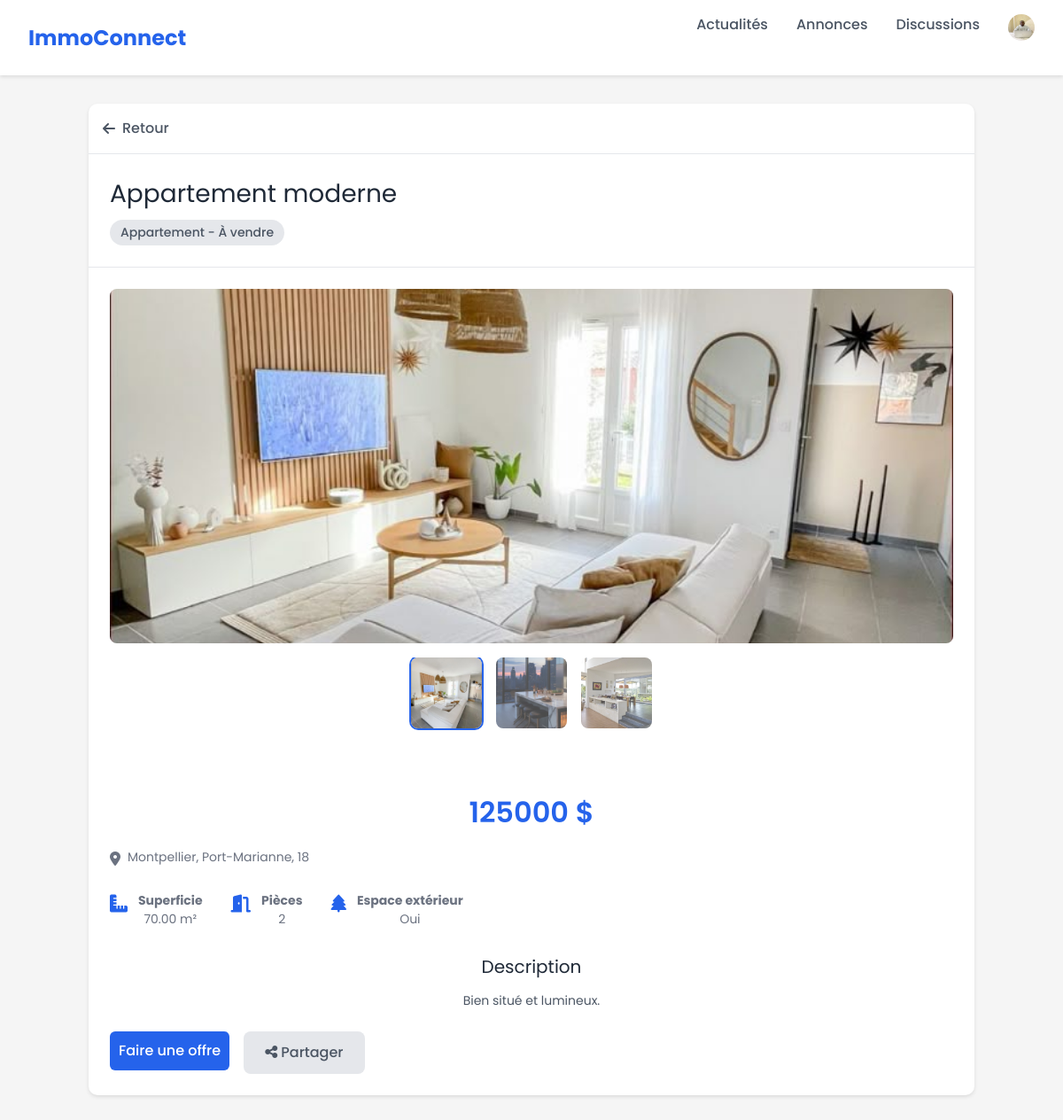
The app's page /listing/11/ (signed in) with its own data.
### authentification/models.py (models this page shows)
class User(AbstractUser):
    profile_photo = models.ImageField(blank=True, null=True, upload_to='profile_images/')
    phone_number = models.CharField(max_length=10, blank=True, null=True)

### hzone_app/models.py (models this page shows)
class Listing(models.Model):
    TRANSACTION_CHOICES = [
        ('vente', 'Vente'),
        ('location', 'Location'),
    ]
    PROPERTY_TYPE_CHOICES = [
        ('maison', 'Maison'),
        ('appartement', 'Appartement'),
        ('terrain', 'Terrain')
    ]
    OUTDOOR_CHOICES = [
        ('oui', 'Oui'),
        ('non', 'Non'),
    ]
    owner = models.ForeignKey(User, on_delete=models.CASCADE)
    transaction_type = models.CharField(max_length=20, choices=TRANSACTION_CHOICES)
    property_type = models.CharField(max_length=50, choices=PROPERTY_TYPE_CHOICES)
    title = models.fields.CharField(max_length=100)
    surface = models.DecimalField(max_digits=10, decimal_places=2)
    number_of_piece = models.IntegerField()
    outdoor_space = models.CharField(max_length=3, choices=OUTDOOR_CHOICES)
    city = models.CharField()
    district = models.CharField()
    street = models.CharField(blank=True, null=True)
    street_number = models.CharField()
    description = models.TextField()
    price = models.BigIntegerField()
    create_at = models.DateTimeField(auto_now_add=True)

class ListingImage(models.Model):
    listing = models.ForeignKey(Listing, on_delete=models.CASCADE, related_name='images')
    image = models.ImageField(upload_to='listing_images/')
    uploaded_at = models.DateTimeField(auto_now_add=True)

### hzone_app/views.py (the view)
# urls.py: path("listing/<int:listing_id>/", hzone_app.views.listing_detail, name="listing_detail"),
@login_required(login_url="connexion")
def listing_detail(request, listing_id):
    listing = Listing.objects.get(id=listing_id)
    images = listing.images.all()
    context = {
        'listing': listing,
        'images': images
    }
    return render(request, 'hzone_app/details.html', context)

### hzone_app/templates/hzone_app/details.html (shortened to what this page needs)
{% extends 'hzone/app_base.html' %}
{% block content %}
{% load static %}
<main class="main-content">
    <div class="details-container">
        <div class="back-button">
            <a href="javascript:history.back()"><i class="fas fa-arrow-left"></i> Retour</a>
        </div>
        <div class="property-details">
            <div class="property-header">
                <div class="property-title">
                    <h1>{{ listing.title }}</h1>
                    <div class="property-type-badge">
                        {{ listing.property_type|title }} - {% if listing.transaction_type == 'vente' %} À vendre {% else %} À louer {% endif %}
                    </div>
                </div>
            </div>
            <div class="property-images">
                <div class="main-image">
                    {% if listing.images.all %}
                        <img id="mainImage" src="{{ listing.images.first.image.url }}" alt="{{ listing.title }}">
                    {% else %}
                        <img id="mainImage" src="{% static 'hzone_app/images/default.png' %}" alt="Image par défaut">
                    {% endif %}
                </div>
                <div class="image-thumbnails">
                    {% for img in listing.images.all %}
                        <div class="thumbnail {% if forloop.first %}active{% endif %}">
                            <img src="{{ img.image.url }}" alt="{{ listing.title }} image {{ forloop.counter }}">
                        </div>
                    {% endfor %}
                </div>
            </div>
            <div class="property-info">
                <div class="property-price">
                    <h2>{{ listing.price }} $ {% if listing.transaction_type == 'location' %}/mois{% endif %}</h2>
                </div>
                <div class="property-location">
                    <i class="fas fa-map-marker-alt"></i>
                    <p>{{ listing.city }}, {{ listing.district }}, {{ listing.street }} {{ listing.street_number }}</p>
                </div>
                <div class="property-features">
                    <div class="feature">
                        <i class="fas fa-ruler-combined"></i>
                        <p><strong>Superficie</strong><br>{{ listing.surface }} m²</p>
                    </div>
                    <div class="feature">
                        <i class="fas fa-door-open"></i>
                        <p><strong>Pièces</strong><br>{{ listing.number_of_piece }}</p>
                    </div>
                    <div class="feature">
                        <i class="fas fa-tree"></i>
                        <p><strong>Espace extérieur</strong><br>{% if listing.outdoor_space == 'oui' %}Oui{% else %}Non{% endif %}</p>
                    </div>
                </div>
                <div class="property-description">
                    <h3>Description</h3>
                    <p>{{ listing.description }}</p>
                </div>
                <div class="property-actions">
                    <form method="post" action="{% url 'chat_view' listing.id listing.owner.username %}">
                        <button type="submit" class="action-button primary-button" style="margin: 0; padding: 10px;">Faire une offre</button>
                    </form>
                    <button class="btn btn-secondary share-property">
                        <i class="fas fa-share-alt"></i> Partager
                    </button>
                </div>
            </div>
        </div>
    </div>
</main>
{% endblock %}

### hzone/templates/hzone/app_base.html (shortened to what this page needs)
{% load static %}
<!DOCTYPE html>
<html lang="fr">
<head>
    <link rel="stylesheet" href="https://cdnjs.cloudflare.com/ajax/libs/font-awesome/6.4.0/css/all.min.css">
    <link rel="stylesheet" href="{% static 'hzone_app/css/styles.css' %}">
    <link rel="stylesheet" href="https://cdnjs.cloudflare.com/ajax/libs/font-awesome/6.4.0/css/all.min.css">
    <script src="https://cdn.tailwindcss.com"></script>
</head>
<body>
    <nav class="navbar">
        <div class="nav-content">
            <a href="{% url 'home' %}" class="logo">ImmoConnect</a>
            <div class="nav-links">
                <a href="{% url 'home' %}">Actualités</a>
                <a href="{% url 'listings' %}">Annonces</a>
                <a href="{% url 'list_discussions' %}">Discussions</a>
                <form method="post" action="{% url 'logout' %}">
                    {% if request.user.profile_photo %}
                        <button type="submit" style="border: none; background-color: transparent; cursor: pointer;"><img src="{{ request.user.profile_photo.url }}" alt="Photo de profil" class="profile-photo"></button>
                    {% else %}
                        <button type="submit" class="btn btn-danger">Logout</button>
                    {% endif %}
                </form>
            </div>
        </div>
    </nav>
    {% block content %}
    {% endblock %}
</body>
</html>

### records on screen
User: user.profile_photo (picture)
Listing: title "Appartement moderne", property_type "Appartement", images.first.image (picture), price "125000", city "Montpellier", district "Port-Marianne", street_number "18", surface "70.00", number_of_piece "2", description "Bien situé et lumineux."
ListingImage: image (picture)
ListingImage: image (picture)
ListingImage: image (picture)
